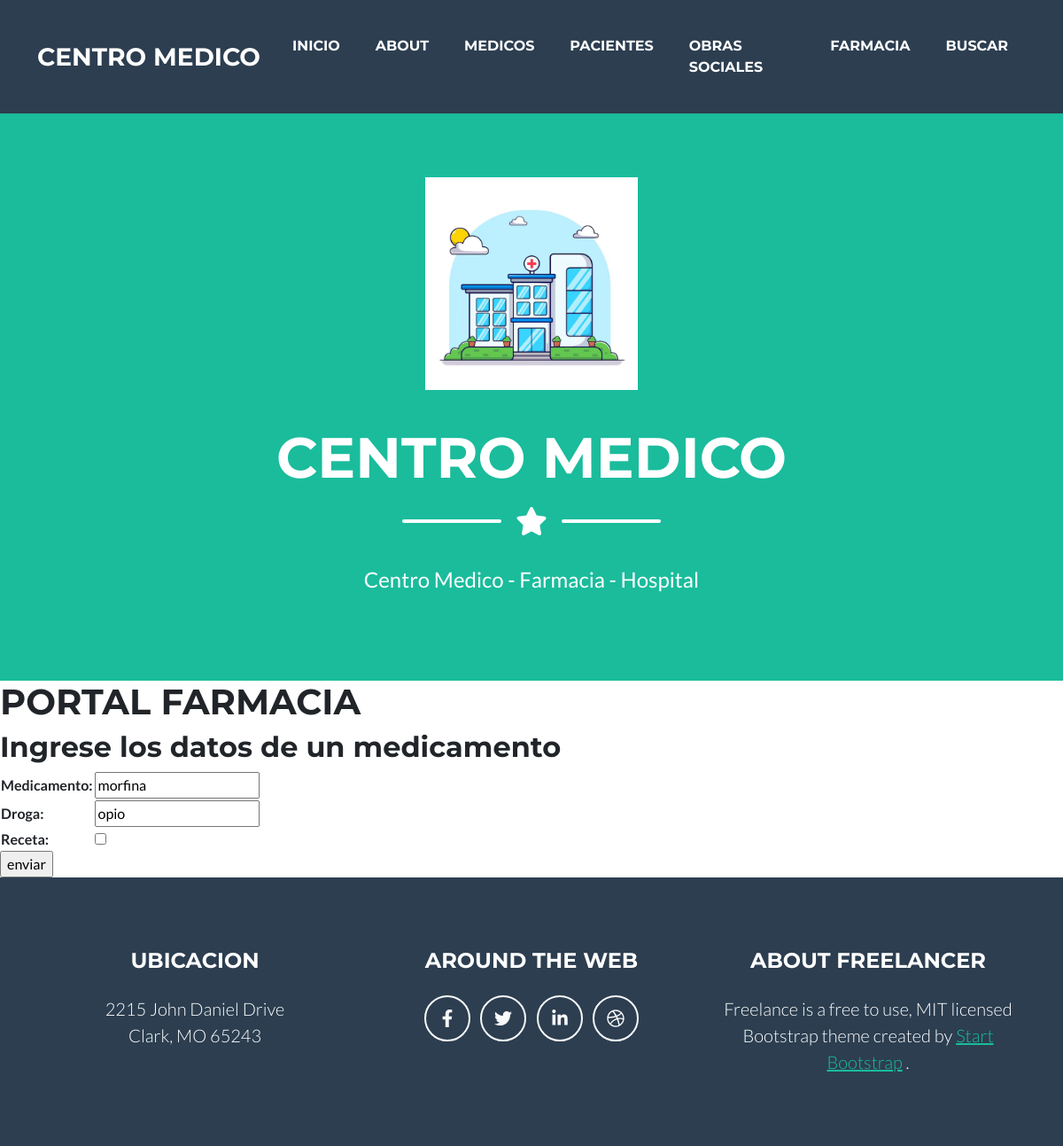
The page /farmacia_update/3/ on the database as committed earlier.
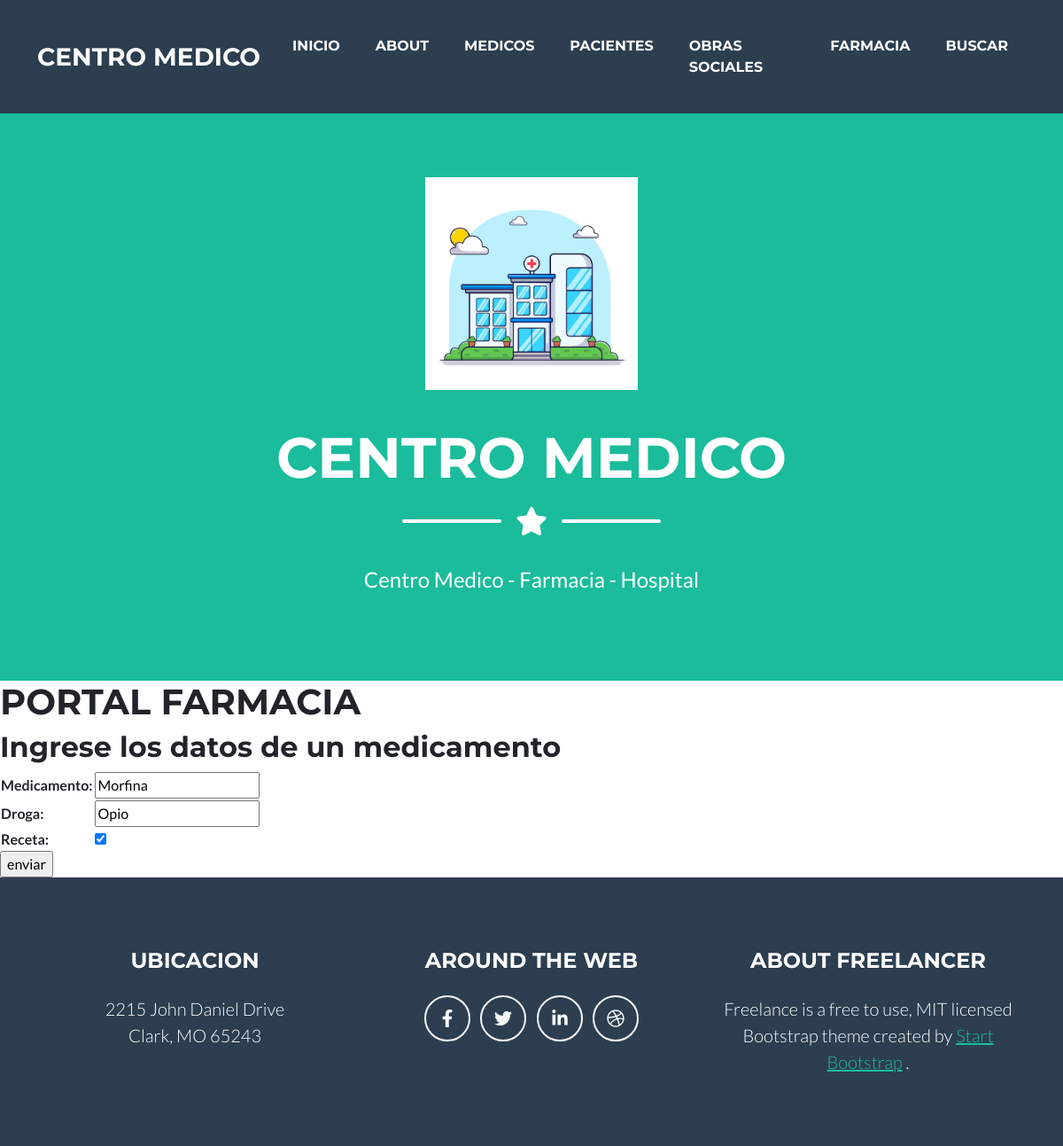
The same page on the database as committed later.
### centromed/models.py (models this page shows, shortened)
class Farmacia (models.Model):
    medicamento= models.CharField(max_length= 20)
    droga= models.CharField (max_length= 20)
    receta= models.BooleanField()

### centromed/views.py (the view)
# urls.py: path("farmacia_update/<pk>/", FarmaciaUpdateView.as_view(), name= "farmacia_update"),
class FarmaciaUpdateView(UpdateView):
    model= Farmacia
    template_name= "centromed/farmacia_update.html"
    success_url= reverse_lazy("farmacia_lista")
    fields= ["medicamento","droga","receta"]

### centromed/templates/centromed/farmacia_update.html (shortened to what this page needs)
{% extends 'centromed/base.html' %}
{% block mutable %}
    <h1>PORTAL FARMACIA</h1>
    <h2>Ingrese los datos de un medicamento</h2>
{% block main%}
<form action="" Method=POST>
        <table>
            {{form.as_table}}
        </table>
        <input type="submit" value="enviar">
</form>
{%endblock main %}
{% endblock %}

Rows that differ between the two databases and show on the page:
changed Farmacia: medicamento "morfina" → "Morfina"; droga "opio" → "Opio"; receta "☐" → "☑"
